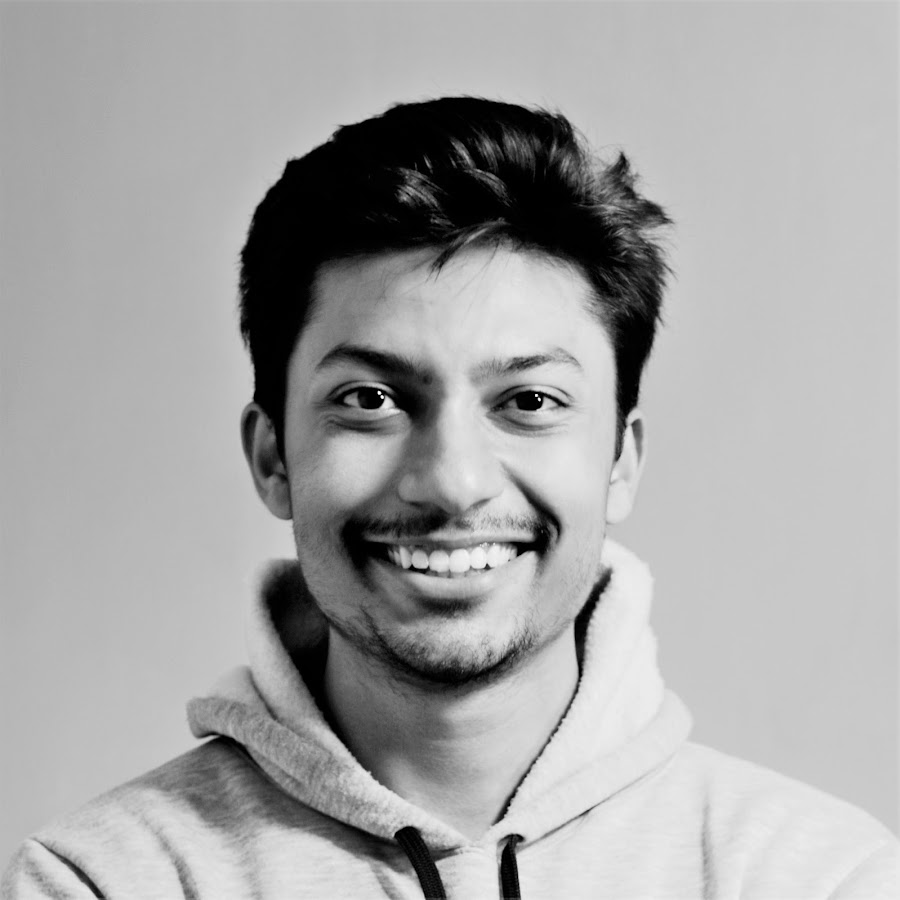
#> input picture 1-Pillow library for image modules/3.image crop/Sadman.jpg, 900 x 900 px, found by its file name
$ python 1.image_crop.py
#> lines starting #> are read from the running program, lines starting #| are printed output that depends on the picture
from PIL import Image

img = Image.open("1-Pillow library for image modules/3.image crop/Sadman.jpg")
#> img is the input picture: PIL image 900x900 RGB; min 0, max 255, mean 165.4
img.show()
print("First image size : ", img.size)
#| First image size :  (900, 900)

area = (200, 60, 650, 700)  # (x1,y1,x2,y2)
image_crop = img.crop(area)
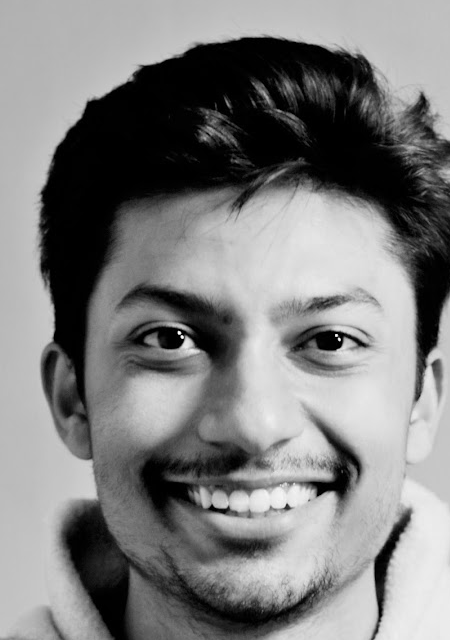
#> image_crop: PIL image 450x640 RGB; min 0, max 255, mean 126.4
image_crop.save(
    '1-Pillow library for image modules/3.image crop/Croped image.jpg')
print("After cropping : ", image_crop.size)
#| After cropping :  (450, 640)
image_crop.show()
